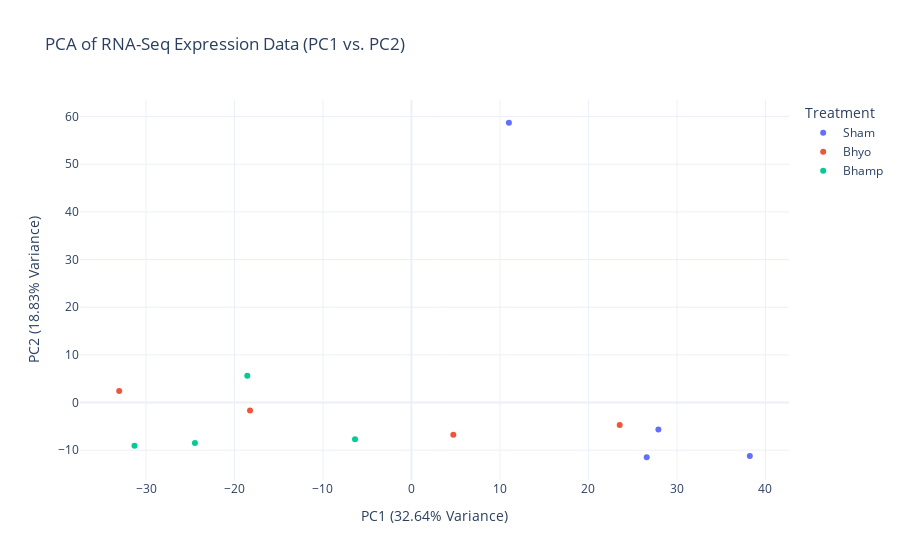

The notebook cell saved with this chart:
### Code cell
# Perform PCA with 4 components
pca = PCA(n_components=8)
pca_results = pca.fit_transform(high_variance_ln_df.T)  # Transpose so samples are rows

# Create DataFrame with PCA results
pca_df = pd.DataFrame(pca_results, columns=['PC1', 'PC2', 'PC3', 'PC4', 'PC5', 'PC6', 'PC7', 'PC8'])
pca_df['Pig'] = z_score_df.columns  # Match sample names
pca_df = pca_df.merge(metadata_df, on='Pig')  # Add treatment labels
display(pca_df)
# Plot PC1 vs PC2
fig = px.scatter(
    pca_df,
    x='PC1',
    y='PC2',
    color='Treatment',  # Color by treatment group
    hover_data=['Pig'],
    title="PCA of RNA-Seq Expression Data (PC1 vs. PC2)",
    labels={'PC1': f"PC1 ({pca.explained_variance_ratio_[0]*100:.2f}% Variance)",
            'PC2': f"PC2 ({pca.explained_variance_ratio_[1]*100:.2f}% Variance)"},
    template="plotly_white"
)

fig.show()

### Figure 1 — Plotly figure (JSON) as saved in the notebook; plotly's stock layout.template omitted (floating-point values rounded to 4 significant figures)
{"data": [{"customdata": [["PIG1"], ["PIG2"], ["PIG3"], ["PIG4"]], "hovertemplate": "Treatment=Sham<br>PC1 (32.64% Variance)=%{x}<br>PC2 (18.83% Variance)=%{y}<br>Pig=%{customdata[0]}<extra></extra>", "legendgroup": "Sham", "marker": {"color": "#636efa", "symbol": "circle"}, "mode": "markers", "name": "Sham", "orientation": "v", "showlegend": true, "type": "scatter", "x": [38.23, 27.9, 26.58, 11.01], "xaxis": "x", "y": [-11.19, -5.657, -11.48, 58.7], "yaxis": "y"}, {"customdata": [["PIG5"], ["PIG6"], ["PIG7"], ["PIG8"]], "hovertemplate": "Treatment=Bhyo<br>PC1 (32.64% Variance)=%{x}<br>PC2 (18.83% Variance)=%{y}<br>Pig=%{customdata[0]}<extra></extra>", "legendgroup": "Bhyo", "marker": {"color": "#EF553B", "symbol": "circle"}, "mode": "markers", "name": "Bhyo", "orientation": "v", "showlegend": true, "type": "scatter", "x": [23.53, 4.728, -33.03, -18.25], "xaxis": "x", "y": [-4.722, -6.754, 2.423, -1.654], "yaxis": "y"}, {"customdata": [["PIG9"], ["PIG10"], ["PIG11"], ["PIG12"]], "hovertemplate": "Treatment=Bhamp<br>PC1 (32.64% Variance)=%{x}<br>PC2 (18.83% Variance)=%{y}<br>Pig=%{customdata[0]}<extra></extra>", "legendgroup": "Bhamp", "marker": {"color": "#00cc96", "symbol": "circle"}, "mode": "markers", "name": "Bhamp", "orientation": "v", "showlegend": true, "type": "scatter", "x": [-24.48, -31.3, -6.379, -18.56], "xaxis": "x", "y": [-8.511, -9.079, -7.685, 5.608], "yaxis": "y"}], "layout": {"legend": {"title": {"text": "Treatment"}, "tracegroupgap": 0}, "title": {"text": "PCA of RNA-Seq Expression Data (PC1 vs. PC2)"}, "xaxis": {"anchor": "y", "domain": [0, 1], "title": {"text": "PC1 (32.64% Variance)"}}, "yaxis": {"anchor": "x", "domain": [0, 1], "title": {"text": "PC2 (18.83% Variance)"}}}}
